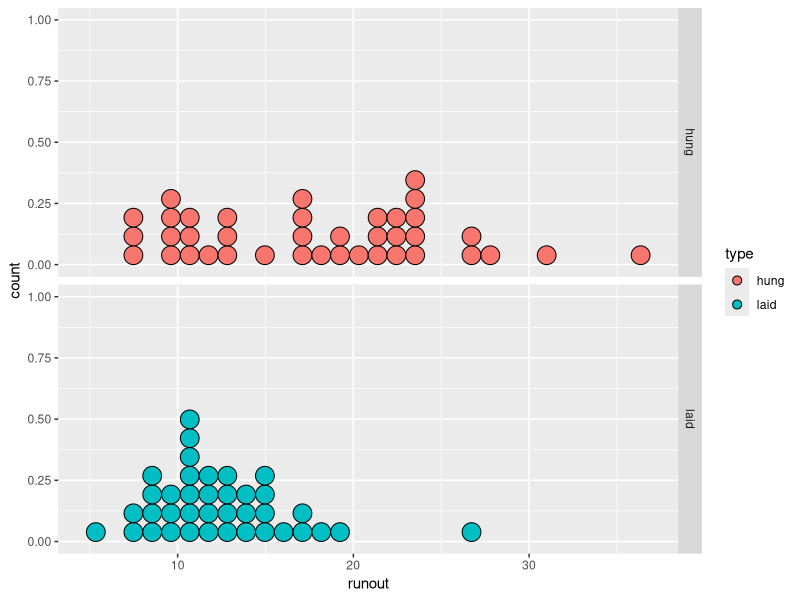

Recreate this plot in R.
## ---- chunk 1
library(ggplot2)
laid <- c(5,8,8,9,9,9,9,10,10,10,11,11,11,11,11,11,11,12,12,12,12,13,13,13,13,14,14,14,15,15,15,15,16,17,17,18,19,27)
hung <- c(7,8,8,10,10,10,10,11,11,11,12,13,13,13,15,17,17,17,17,18,19,19,20,21,21,21,22,22,22,23,23,23,23,24,27,27,28,31,36)
d <- data.frame(type = c(rep("laid",length(laid)),rep("hung",length(hung))), runout = c(laid,hung))
ggplot(data = d, aes(x=runout,fill= type)) + geom_dotplot(method='histodot',bitwidth=1) + facet_grid(type~.)
